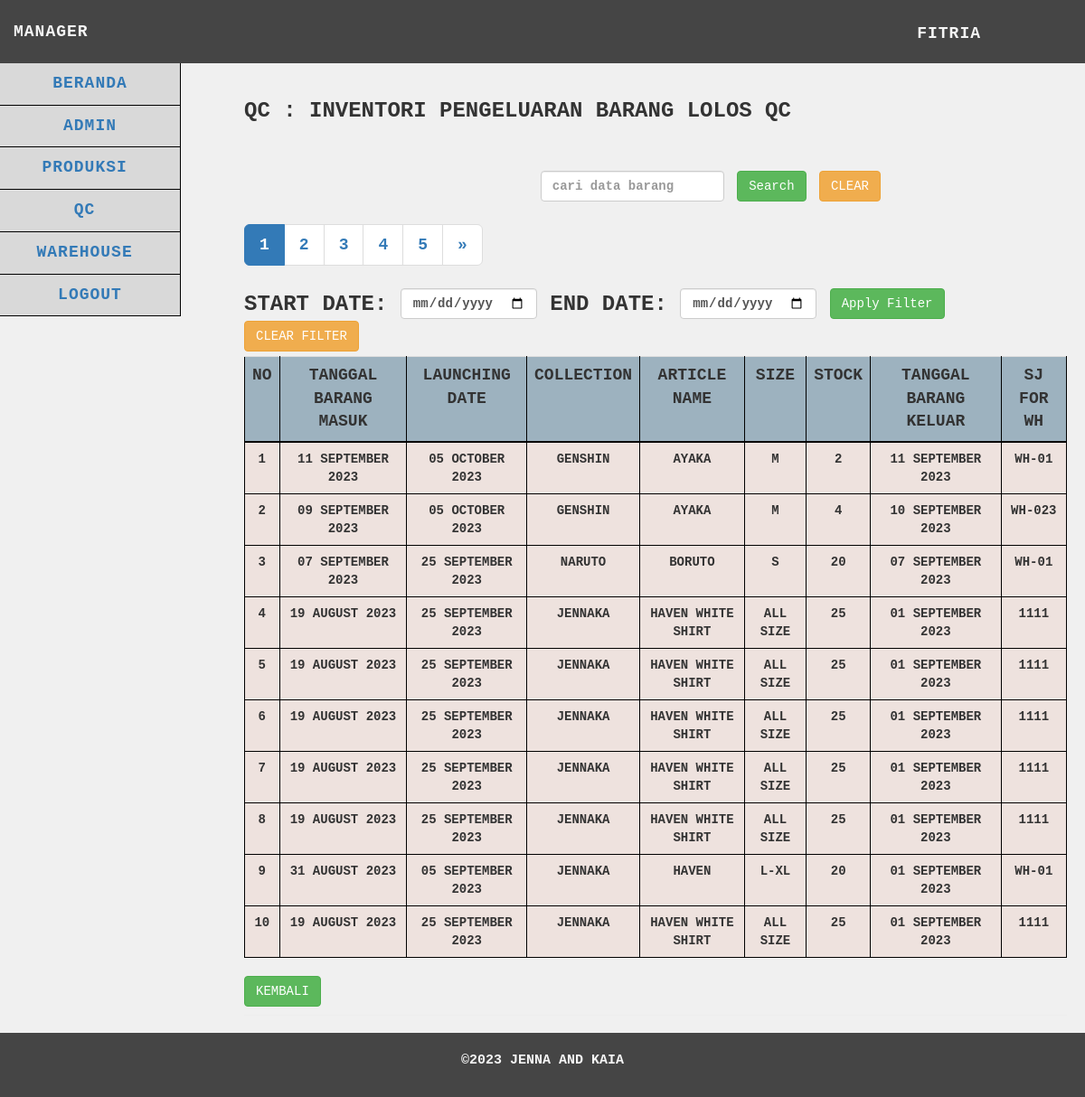
The page /manager/qc/baranglolosqc/baranglolosqc.php (signed in) on the database its author committed.
### tables this page shows
CREATE TABLE `admin_manager` (
  `id` int(25) NOT NULL,
  `username` varchar(255) NOT NULL,
  `password` varchar(255) NOT NULL,
  `nama` varchar(255) NOT NULL,
  `telepon` varchar(255) NOT NULL,
  `foto` varchar(255) NOT NULL
);

CREATE TABLE `barang_lolosqc` (
  `idbarang_lolosqc` int(25) NOT NULL,
  `tgl_brg_masuk` date NOT NULL,
  `launching_date` date NOT NULL,
  `collection` varchar(255) NOT NULL,
  `article_name` varchar(255) NOT NULL,
  `size` varchar(15) NOT NULL,
  `stock` int(255) NOT NULL,
  `tgl_brg_keluar` date NOT NULL,
  `sj_for_wh` varchar(255) NOT NULL,
  `idbarang_qc` int(25) NOT NULL
);

### manager/qc/baranglolosqc/functions.php (called while the page is built, shortened)
<?php
$db = mysqli_connect("localhost", "root", "", "gudangjenna");
function query($query)
{
    global $db;
    $result = mysqli_query($db, $query);
    $rows = [];
    while ($row = mysqli_fetch_assoc($result)) {
        $rows[] = $row;
    }
    return $rows;
}
function getNama($username) {
    global $db;
    $query = "SELECT nama FROM admin_manager WHERE username = '$username'";
    $result = mysqli_query($db, $query);
    if ($result && mysqli_num_rows($result) > 0) {
        $user = mysqli_fetch_assoc($result);
        return $user['nama'];
    } else {
        return "Nama Tidak Ditemukan";
    }
}
function formatDate($dateString) {
    $timestamp = strtotime($dateString);
    return date('d F Y', $timestamp);
}
?>

### manager/qc/baranglolosqc/baranglolosqc.php (the view, shortened to what this page needs)
<?php
$baranglolosqc = query("SELECT * FROM barang_lolosqc");
$limit = 10;
$page = isset($_GET['page']) ? $_GET['page'] : 1;
$start = ($page - 1) * $limit;
$start_date = isset($_GET['start_date']) ? $_GET['start_date'] : '';
$end_date = isset($_GET['end_date']) ? $_GET['end_date'] : '';
$date_filter = '';
$search = isset($_GET['search']) ? $_GET['search'] : '';
$search_filter = '';
$query = "SELECT * FROM barang_lolosqc $date_filter $search_filter ORDER BY idbarang_lolosqc DESC LIMIT $start, $limit";
$baranglolosqc = query($query);
$totalRecordsSearchDateFilter = count(query("SELECT * FROM barang_lolosqc $date_filter $search_filter"));
$totalPagesSearchDateFilter = ceil($totalRecordsSearchDateFilter / $limit);
?>
<!DOCTYPE html>
<html>
<head>
    <link href="../../../vendor/css/bootstrap/bootstrap.min.css" rel="stylesheet">
    <link href="../../../vendor/css/bootstrap/bootstrap.css" rel="stylesheet">
    <link href="../../../vendor/font-awesome/css/font-awesome.min.css" rel="stylesheet" type="text/css">
    <link href="../../../css/tabelmanager.css" rel="stylesheet">
</head>
<body>
    <nav class="navbar navbar-default navbar-static-top" role="navigation" style="margin-bottom: 0">
        <div class="navbar-header">
            <a class="navbar-brand">MANAGER</a>
        </div>
        <ul class="nav navbar-top-links navbar-right">
            <li class="dropdown">
                <a class="dropdown-toggle" data-toggle="dropdown"
                    href="../../logout.php"><?php echo getNama($_SESSION['usernamemg']); ?></i>
                </a>
            </li>
        </ul>
        <div class="navbar-default sidebar" role="navigation">
            <div class="sidebar-nav navbar-collapse">
                <ul class="nav" id="side-menu">
                    <li>
                        <a href="../../beranda.php">
                            BERANDA
                        </a>
                    </li>
                    <li>
                        <a href="../../admin/admin.php">
                            ADMIN
                        </a>
                    </li>
                    <li>
                        <a>
                            PRODUKSI <span class="fa arrow"></span>
                        </a>
                    </li>
                    <li>
                        <a>
                            QC <span class="fa arrow"></span>
                        </a>
                    </li>
                    <li>
                        <a>
                            WAREHOUSE <span class="fa arrow"></span>
                        </a>
                    </li>
                    <li>
                        <a href="../../logout.php" onclick="return confirm('yakin ingin logout?')">
                            Logout
                        </a>
                    </li>
                </ul>
            </div>
        </div>
    </nav>
    <div class="content">
        <div class="container-fluid">
            <h1 class="page-header">QC : Inventori Pengeluaran Barang Lolos QC
                <br><br><br>
                <div class="row">
                    <div class="col-md-4">
                    </div>
                    <div class="col-md-6">
                        <form action="" method="GET" class="form-inline">
                            <input type="text" class="form-control mx-2" id="search" name="search"
                                value="<?php echo $_GET['search'] ?? ''; ?>" placeholder="cari data barang">
                            <button type="submit" class="btn btn-success">Search</button>
                            <a href="baranglolosqc.php" class="btn btn-warning mx-2">Clear</a>
                        </form>
                    </div>
                </div>
                <div class="row" style="margin-top: 5px;">
                    <div class="col-md-6">
                        <div class="button-group" style="display: flex; align-items: center;">
                            <div class="pagination-container">
                                <ul class="pagination pagination-lg">
                                    <?php
                                    $startPage = max(1, $page - 1);
                                    $endPage = min($totalPagesSearchDateFilter, $startPage + 4);
                                        for ($p = $startPage; $p <= $endPage; $p++) :
                                     ?>
                                    <li class="<?php if ($p == $page) echo 'active'; ?>">
                                        <a
                                            href="?page=<?php echo $p; ?>&start_date=<?php echo $start_date; ?>&end_date=<?php echo $end_date; ?>&search=<?php echo $search; ?>">
                                            <?php echo $p; ?>
                                        </a>
                                    </li>
                                    <?php endfor; ?>
                                    <?php if ($page < $totalPagesSearchDateFilter) : ?>
                                    <li>
                                        <a href="?page=<?php echo ($page + 1); ?>&start_date=<?php echo $start_date; ?>&end_date=<?php echo $end_date; ?>&search=<?php echo $search; ?>"
                                            aria-label="Next">
                                            <span aria-hidden="true">&raquo;</span>
                                        </a>
                                    </li>
                                    <?php endif; ?>
                                </ul>
                            </div>
                        </div>
                    </div>
                </div>
                <div class="row" style="margin-top: 5px; margin-bottom: 5px">
                    <div class="col-md-12">
                        <form action="" method="GET" class="form-inline">
                            <label for="start_date">Start Date:</label>
                            <input type="date" class="form-control mx-2" id="start_date" name="start_date"
                                value="<?php echo $_GET['start_date'] ?? ''; ?>">
                            <label for="end_date">End Date:</label>
                            <input type="date" class="form-control mx-2" id="end_date" name="end_date"
                                value="<?php echo $_GET['end_date'] ?? ''; ?>">
                            <button type="submit" class="btn btn-success">Apply Filter</button>
                            <a href="baranglolosqc.php" class="btn btn-warning mx-2">Clear Filter</a>
                        </form>
                    </div>
                </div>
                <div class="table-responsive">
                    <table id="data-table" class="table table-hover">
                        <tr>
                            <th scope="col">No</th>
                            <th scope="col">Tanggal Barang Masuk</th>
                            <th scope="col">Launching Date</th>
                            <th scope="col">Collection</th>
                            <th scope="col">Article Name</th>
                            <th scope="col">Size</th>
                            <th scope="col">Stock</th>
                            <th scope="col">Tanggal Barang Keluar</th>
                            <th scope="col">SJ For WH</th>
                        </tr>
                        <?php $i = $start + 1;?>
                        <?php foreach ($baranglolosqc as $row) : ?>
                        <tr class="data-row">
                            <td><?= $i; ?></td>
                            <td><?= formatDate($row["tgl_brg_masuk"]); ?></td>
                            <td><?= formatDate($row["launching_date"]); ?></td>
                            <td><?= $row["collection"]; ?></td>
                            <td><?= $row["article_name"]; ?></td>
                            <td><?= $row["size"]; ?></td>
                            <td><?= $row["stock"]; ?></td>
                            <td><?= formatDate($row["tgl_brg_keluar"]); ?></td>
                            <td><?= $row["sj_for_wh"]; ?></td>
                        </tr>
                        <?php $i++; ?>
                        <?php endforeach; ?>
                    </table>
                </div>
                <div>
                    <a href="../../beranda.php" class="btn btn-success">Kembali</a>
                </div>
        </div>
    </div>
    <footer>
        <p>©2023 Jenna and Kaia</p>
    </footer>
</body>
</html>

### css/tabelmanager.css (style rules this page uses)
body { font-family: 'Courier New', Courier, monospace; text-transform: uppercase; margin: 0; padding: 0; background-color: #F0F0F0; display: flex; flex-direction: column; min-height: 100vh; }
p { font-size: 15px; }
h1 { text-transform: uppercase; font-weight: 500; }
.page-header { font-weight: bold; font-size: 24px; }
.navbar { background-color: #454545; font-size: large; letter-spacing: 1px; font-weight: 700; font-family: 'Courier New', Courier, monospace; text-transform: uppercase; border: none; height: 70px; position: fixed; top: 0; width: 100%; z-index: 99; }
.navbar-header .navbar-brand { color: whitesmoke; margin-top: 10px; }
.dropdown { background-color: #454545; width: 100%; }
.dropdown-toggle { color: whitesmoke; margin-top: 10px; }
.navbar-top-links { margin-right: 0; }
.navbar-top-links li { display: inline-block; }
.navbar-top-links li:last-child { margin-right: 100px; }
.navbar-top-links li a { padding: 15px; min-height: 50px; }
.sidebar { background-color: #D9D9D9; text-align: center; }
.sidebar .sidebar-nav.navbar-collapse { padding-left: 0; padding-right: 0; }
.sidebar ul li { border-bottom: 1px solid black; border-right: 1px solid black; }
@media (min-width: 768px) { .sidebar { z-index: 1; position: absolute; width: 200px; margin-top: 70px; } }
@media (min-width: 768px) { .navbar-top-links { margin-left: auto; } }
.content { padding-top: 50px; padding-bottom: 50px; flex: 1; }
.container-fluid { padding: 20px; }
.table { border-collapse: collapse; width: 100%; }
.table th { background-color: #9DB2BF; border: 1px solid black; text-align: center; border-bottom: 2px solid black; font-size: 18px; }
.table td { background-color: #EEE2DE; border: 1px solid black; text-align: center; font-size: 14px; }
@media (min-width: 768px) { .content { margin-left: 250px; } }
footer { text-transform: uppercase; padding: 20px; color: whitesmoke; background-color: #454545; text-align: center; font-weight: bold; position: fixed; bottom: 0; left: 0; width: 100%; }
footer p { text-align: center; }
.pagination-container { display: flex; justify-content: center; align-items: center; }

### rows shown on the page
admin_manager: nama "FITRIA"
barang_lolosqc: tgl_brg_masuk "11 SEPTEMBER 2023", launching_date "05 OCTOBER 2023", collection "GENSHIN", article_name "AYAKA", size "M", stock "2", tgl_brg_keluar "11 SEPTEMBER 2023", sj_for_wh "WH-01"
barang_lolosqc: tgl_brg_masuk "09 SEPTEMBER 2023", launching_date "05 OCTOBER 2023", collection "GENSHIN", article_name "AYAKA", size "M", stock "4", tgl_brg_keluar "10 SEPTEMBER 2023", sj_for_wh "WH-023"
barang_lolosqc: tgl_brg_masuk "07 SEPTEMBER 2023", launching_date "25 SEPTEMBER 2023", collection "NARUTO", article_name "BORUTO", size "S", stock "20", tgl_brg_keluar "07 SEPTEMBER 2023", sj_for_wh "WH-01"
barang_lolosqc: tgl_brg_masuk "19 AUGUST 2023", launching_date "25 SEPTEMBER 2023", collection "JENNAKA", article_name "HAVEN WHITE SHIRT", size "ALL SIZE", stock "25", tgl_brg_keluar "01 SEPTEMBER 2023", sj_for_wh "1111"
barang_lolosqc: tgl_brg_masuk "19 AUGUST 2023", launching_date "25 SEPTEMBER 2023", collection "JENNAKA", article_name "HAVEN WHITE SHIRT", size "ALL SIZE", stock "25", tgl_brg_keluar "01 SEPTEMBER 2023", sj_for_wh "1111"
barang_lolosqc: tgl_brg_masuk "19 AUGUST 2023", launching_date "25 SEPTEMBER 2023", collection "JENNAKA", article_name "HAVEN WHITE SHIRT", size "ALL SIZE", stock "25", tgl_brg_keluar "01 SEPTEMBER 2023", sj_for_wh "1111"
barang_lolosqc: tgl_brg_masuk "19 AUGUST 2023", launching_date "25 SEPTEMBER 2023", collection "JENNAKA", article_name "HAVEN WHITE SHIRT", size "ALL SIZE", stock "25", tgl_brg_keluar "01 SEPTEMBER 2023", sj_for_wh "1111"
barang_lolosqc: tgl_brg_masuk "19 AUGUST 2023", launching_date "25 SEPTEMBER 2023", collection "JENNAKA", article_name "HAVEN WHITE SHIRT", size "ALL SIZE", stock "25", tgl_brg_keluar "01 SEPTEMBER 2023", sj_for_wh "1111"
barang_lolosqc: tgl_brg_masuk "31 AUGUST 2023", launching_date "05 SEPTEMBER 2023", collection "JENNAKA", article_name "HAVEN", size "L-XL", stock "20", tgl_brg_keluar "01 SEPTEMBER 2023", sj_for_wh "WH-01"
barang_lolosqc: tgl_brg_masuk "19 AUGUST 2023", launching_date "25 SEPTEMBER 2023", collection "JENNAKA", article_name "HAVEN WHITE SHIRT", size "ALL SIZE", stock "25", tgl_brg_keluar "01 SEPTEMBER 2023", sj_for_wh "1111"
